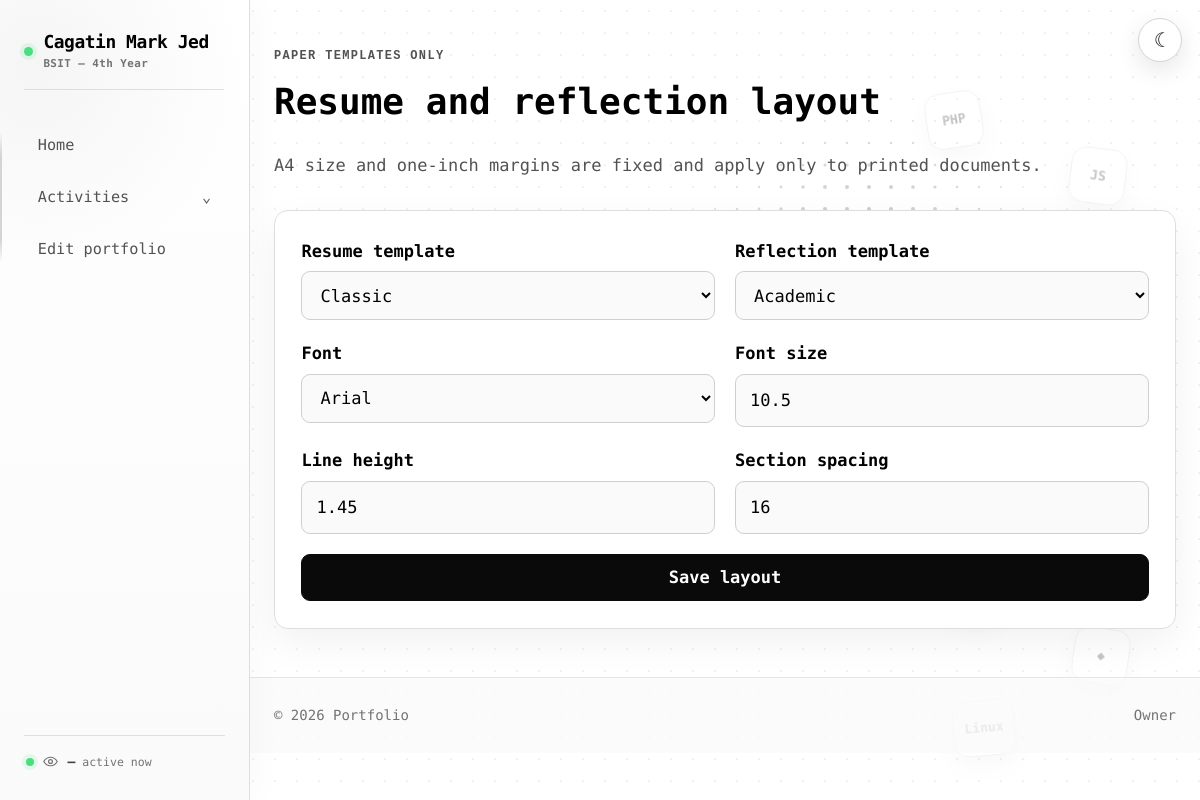
The app's page /?page=layouts (signed in), older data.
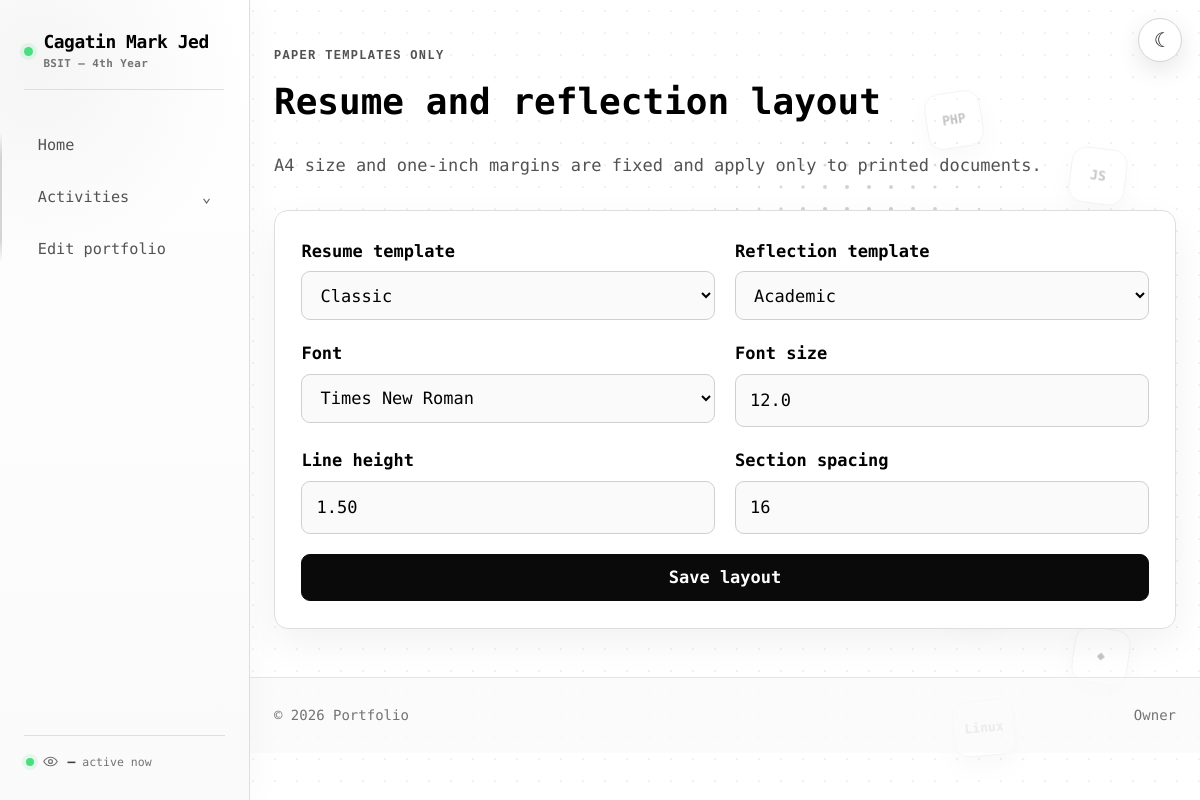
The same page, newer data.
### tables this page shows
CREATE TABLE IF NOT EXISTS document_layouts (
    id TINYINT UNSIGNED PRIMARY KEY,
    resume_template ENUM('classic','modern') NOT NULL DEFAULT 'classic',
    reflection_template ENUM('academic','journal') NOT NULL DEFAULT 'academic',
    font_family ENUM('Times New Roman','Arial','Georgia','Inter') NOT NULL DEFAULT 'Times New Roman',
    font_size DECIMAL(4,1) NOT NULL DEFAULT 12.0,
    line_height DECIMAL(3,2) NOT NULL DEFAULT 1.50,
    section_spacing SMALLINT UNSIGNED NOT NULL DEFAULT 16,
    updated_at TIMESTAMP DEFAULT CURRENT_TIMESTAMP ON UPDATE CURRENT_TIMESTAMP
);

### app/Core/View.php (called while the page is built, shortened)
<?php
final class View
{
    public static function render(string $template, array $data = []): void
    {
        extract($data, EXTR_SKIP);
        require dirname(__DIR__) . '/Views/' . $template . '.php';
    }
}

### app/Controllers/PortfolioController.php (called while the page is built, shortened)
<?php
final class PortfolioController
{
    public function handle(): void
    {
        $page = $_GET['page'] ?? 'home';
        $slug = $_GET['slug'] ?? null;
        $error = null;
        View::render('portfolio', [
            'page' => $page,
            'slug' => $slug,
            'error' => $error,
            'profile' => $this->content->publishedOne('profile')['data'] ?? [],
            'contact' => $this->content->publishedOne('contact')['data'] ?? [],
            ...$this->pageData($page, $slug),
        ]);
    }
    private function pageData(string $page, ?string $slug): array
    {
        return match ($page) {
            'home' => [],
            'about' => ['system' => $this->content->publishedOne('current_system')['data'] ?? []],
            'activities' => $this->listingData($page),
            'activity', 'reflection' => ['item' => $this->content->publishedOne($page, $slug), 'layout' => $this->content->layoutSettings()],
            'resume' => ['item' => $this->content->publishedOne('resume'), 'layout' => $this->content->layoutSettings()],
            'admin' => ['items' => array_values(array_filter(
                $this->content->adminContent(),
                fn (array $item): bool => !in_array($item['type'], ['current_system', 'project'], true)
            ))],
            'edit' => ['item' => $this->findAdminItem((string) ($_GET['id'] ?? ''))],
            'layouts' => ['layout' => $this->content->layoutSettings()],
            default => [],
        };
    }
}

### public/index.php (called while the page is built, shortened)
<?php
(new App\Controllers\PortfolioController(new App\Models\Content()))->handle();

### app/auth.php (called while the page is built, shortened)
<?php
function start_secure_session(): void
{
    if (session_status() === PHP_SESSION_ACTIVE) return;
}
function owner_logged_in(): bool { start_secure_session(); return ($_SESSION['role'] ?? '') === 'owner'; }

### app/Models/Content.php (called while the page is built, shortened)
<?php
final class Content
{
    public function layoutSettings(): array
    {
        $default = ['resume_template'=>'classic','reflection_template'=>'academic','font_family'=>'Times New Roman','font_size'=>12,'line_height'=>1.5,'section_spacing'=>16];
        return db()->query('SELECT * FROM document_layouts WHERE id=1')->fetch() ?: $default;
    }
}

### app/Views/portfolio.php (the view, shortened to what this page needs)
<?php
function e(mixed $value): string { return htmlspecialchars((string)$value, ENT_QUOTES, 'UTF-8'); }
?><!doctype html><html lang="en"><head><link rel="stylesheet" href="/assets/style.css"></head><body class="page-<?=e($page)?> bg-white text-black antialiased">
<aside class="sidebar no-print"><a href="/" class="sidebar-name"><?=e($profile['name']??'Cagatin Mark Jed')?></a><button id="menu-button" class="sidebar-menu-button" aria-expanded="false" aria-controls="mobile-menu">Menu</button><nav id="mobile-menu" class="sidebar-nav hidden"><a href="/" class="<?=$page==='home'?'active':''?>">Home</a><details class="sidebar-dropdown" <?=in_array($page,['activities','activity','reflections','reflection','resume'],true)?'open':''?>><summary class="<?=in_array($page,['activities','activity','reflections','reflection','resume'],true)?'active':''?>">Activities <span aria-hidden="true">⌄</span></summary><div class="sidebar-submenu"><a href="/?page=reflections" class="<?=in_array($page,['reflections','reflection'],true)?'active':''?>">Reflections</a><a href="/?page=resume" class="<?=$page==='resume'?'active':''?>">Resume</a></div></details><?php if(owner_logged_in()):?><a href="/?page=admin">Edit portfolio</a><?php endif;?></nav><div class="active-viewers" aria-live="polite"><span class="active-viewers-dot" aria-hidden="true"></span><svg class="active-viewers-eye" aria-hidden="true" viewBox="0 0 24 24"><path d="M2.5 12s3.5-6 9.5-6 9.5 6 9.5 6-3.5 6-9.5 6-9.5-6-9.5-6Z"/><circle cx="12" cy="12" r="2.75"/></svg><span><strong id="active-view-count">—</strong> active now</span></div></aside>
<main class="app-main">
<?php if($page==='home'):?>
<?php
$contactLinks=[];
foreach($contact['links']??[] as $link){$contactLinks[strtolower($link['label']??'')]=$link['url']??'';}
$profileSocials=[
    'facebook'=>$contactLinks['facebook']??'https://www.facebook.com/mark.jed.cagatin.2025/',
    'github'=>$contactLinks['github']??'https://github.com/yukino123-bee',
    'linkedin'=>$contactLinks['linkedin']??'https://www.linkedin.com/in/mark-cagatin-9a868a392/',
    'email'=>'mailto:'.($contact['email']??'cagatinmark26@gmail.com'),
];
?>
<section class="hero-texture"><div class="site-width landing-profile py-20"><div class="profile-portrait"><div class="profile-photo"><img src="/assets/profile-photo.png" alt="Portrait of Cagatin Mark Jed"></div><nav class="profile-socials" aria-label="Social links"><?php foreach($profileSocials as $label=>$url):?><a href="<?=e($url)?>" target="_blank" rel="noreferrer" aria-label="<?=e($label)?>"><?=e($label)?><span aria-hidden="true">↗</span></a><?php endforeach;?></nav></div><div class="profile-intro"><p class="label"><?=e($profile['role']??'Full-Stack Developer')?></p><div class="profile-name-wrap mt-4"><h1><button id="profile-name-button" class="profile-name-button text-5xl font-semibold tracking-[-.05em]" type="button" aria-expanded="false" aria-controls="profile-full-info"><?=e($profile['name']??'Cagatin Mark Jed')?></button></h1><span class="name-tap-cursor" aria-hidden="true">☝</span></div><div id="profile-full-info" class="profile-full-info" hidden><p class="label">Full information</p><dl><div><dt>Name</dt><dd><?=e($profile['full_name']??'Mark Jed M. Cagatin')?></dd></div><div><dt>Age</dt><dd><?=e($profile['age']??'21')?></dd></div><div><dt>Birthdate</dt><dd><?=e($profile['birthdate']??'March 11, 2005')?></dd></div><div><dt>School</dt><dd><?=e($profile['school']??'JH Cerilles State College')?></dd></div><div><dt>Course &amp; Year</dt><dd><?=e($profile['course_year']??'Bachelor of Information Technology — 4th Year')?></dd></div><div><dt>Dream Job</dt><dd><?=e($profile['dream_job']??'Developer')?></dd></div></dl></div><p class="mt-5 max-w-xl text-lg text-neutral-600"><?=e($profile['intro']??'')?></p><p class="mt-3 max-w-xl text-neutral-600"><?=e($profile['biography']??'')?></p><div class="profile-meta"><span><?=e($profile['location']??'Metro Manila, Philippines')?></span><span><?=e($profile['availability']??'Open to collaborations')?></span></div><div class="mt-6"><?php tags($profile['skills']??[]);?></div></div><article class="current-work"><div class="section-heading"><span>01</span><p class="label">Currently building</p></div><p class="current-work-placeholder">Coming soon</p></article></div></section>
<section class="site-width certificates-section" aria-labelledby="certificates-title"><div class="section-heading"><span>03</span><p class="label" id="certificates-title">Certificates</p></div><div class="certificates-grid"><a class="certificate-card" href="/uploads/certificates/cyberian-fest-hackathon-2026.png" target="_blank" rel="noreferrer"><div class="certificate-preview certificate-preview-rotated"><img src="/uploads/certificates/cyberian-fest-hackathon-2026.png" alt="Certificate of Recognition for first place in the Cyberian Fest 2026 Hackathon"></div><div class="certificate-details"><p class="certificate-kind">Certificate of Recognition</p><h2>1st Place — Cyberian Fest Hackathon</h2><p>JH Cerilles State College · May 8, 2026</p><span>View certificate ↗</span></div></a><a class="certificate-card" href="/uploads/certificates/flowcharting-cpp-programming-2026.pdf" target="_blank" rel="noreferrer"><div class="certificate-preview"><img src="/uploads/certificates/flowcharting-cpp-programming-2026.png" alt="Certificate of Attendance for Introduction to Flowcharting and C++ Programming"></div><div class="certificate-details"><p class="certificate-kind">Certificate of Attendance</p><h2>Introduction to Flowcharting &amp; C++ Programming</h2><p>Project Tuklas Teknolohiya · August 16, 2026</p><span>View certificate ↗</span></div></a></div></section>
<?php elseif($page==='layouts'):require_owner()?><section class="site-width max-w-3xl py-12"><p class="label">Paper templates only</p><h1 class="mt-4 text-4xl font-semibold">Resume and reflection layout</h1><p class="mt-3 text-neutral-600">A4 size and one-inch margins are fixed and apply only to printed documents.</p><form method="post" class="panel mt-8 grid gap-5 md:grid-cols-2"><input type="hidden" name="csrf" value="<?=csrf_token()?>"><input type="hidden" name="action" value="layout"><?php select_field('resume_template','Resume template',['classic'=>'Classic','modern'=>'Modern'],$layout);select_field('reflection_template','Reflection template',['academic'=>'Academic','journal'=>'Journal'],$layout);select_field('font_family','Font',['Times New Roman'=>'Times New Roman','Arial'=>'Arial','Georgia'=>'Georgia','Inter'=>'Inter'],$layout);number_field('font_size','Font size',8,14,.5,$layout);number_field('line_height','Line height',1.1,2,.05,$layout);number_field('section_spacing','Section spacing',8,32,1,$layout);?><button class="button md:col-span-2">Save layout</button></form></section>
<?php else:http_response_code(404);?><section class="site-width py-24"><h1 class="text-5xl font-semibold">Page not found</h1></section><?php endif;?>
</main><footer class="app-footer no-print border-t border-neutral-200"><div class="site-width flex justify-between py-7 text-sm text-neutral-500"><span>© <?=date('Y')?> <?=e($profile['name']??'Portfolio')?></span><a href="/?page=login">Owner</a></div></footer><script src="/assets/app.js"></script></body></html>
<?php
function select_field(string $name,string $label,array $choices,array $data):void{echo '<label class="font-semibold">'.e($label).'<select class="field" name="'.e($name).'">';foreach($choices as $value=>$text)echo '<option value="'.e($value).'" '.(($data[$name]??'')===$value?'selected':'').'>'.e($text).'</option>';echo '</select></label>';}
function number_field(string $name,string $label,float $min,float $max,float $step,array $data):void{echo '<label class="font-semibold">'.e($label).'<input class="field" type="number" name="'.e($name).'" min="'.$min.'" max="'.$max.'" step="'.$step.'" value="'.e($data[$name]??'').'"></label>';}

### app/Views/portfolio.php (style rules this page uses)
html { background:#fff }

Row changes from the older to the newer data that the page shows:
changed document_layouts "Classic": font_size "10.5" → "12.0"; line_height "1.45" → "1.50"
Text that changed along with them:
form field font_family: "Arial" → "Times New Roman"
